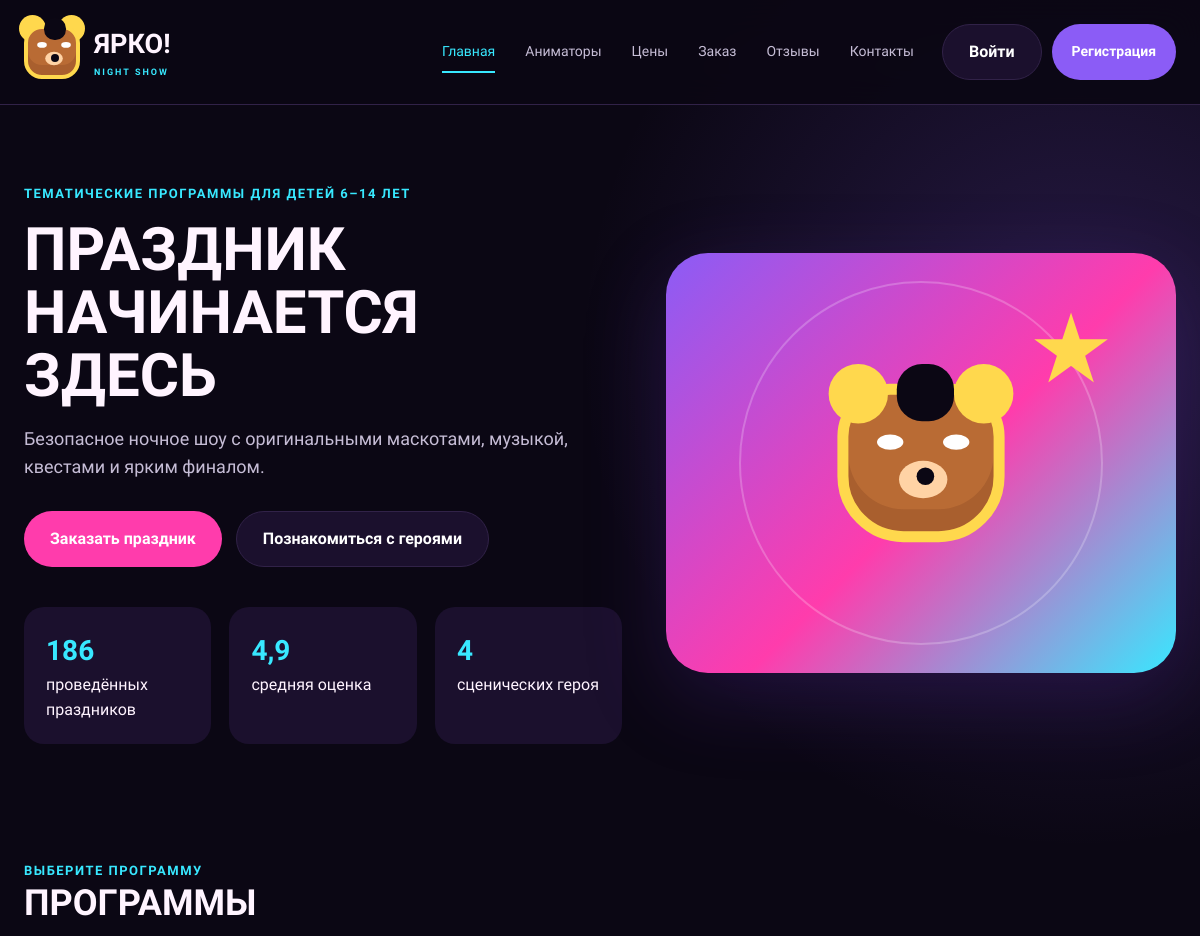
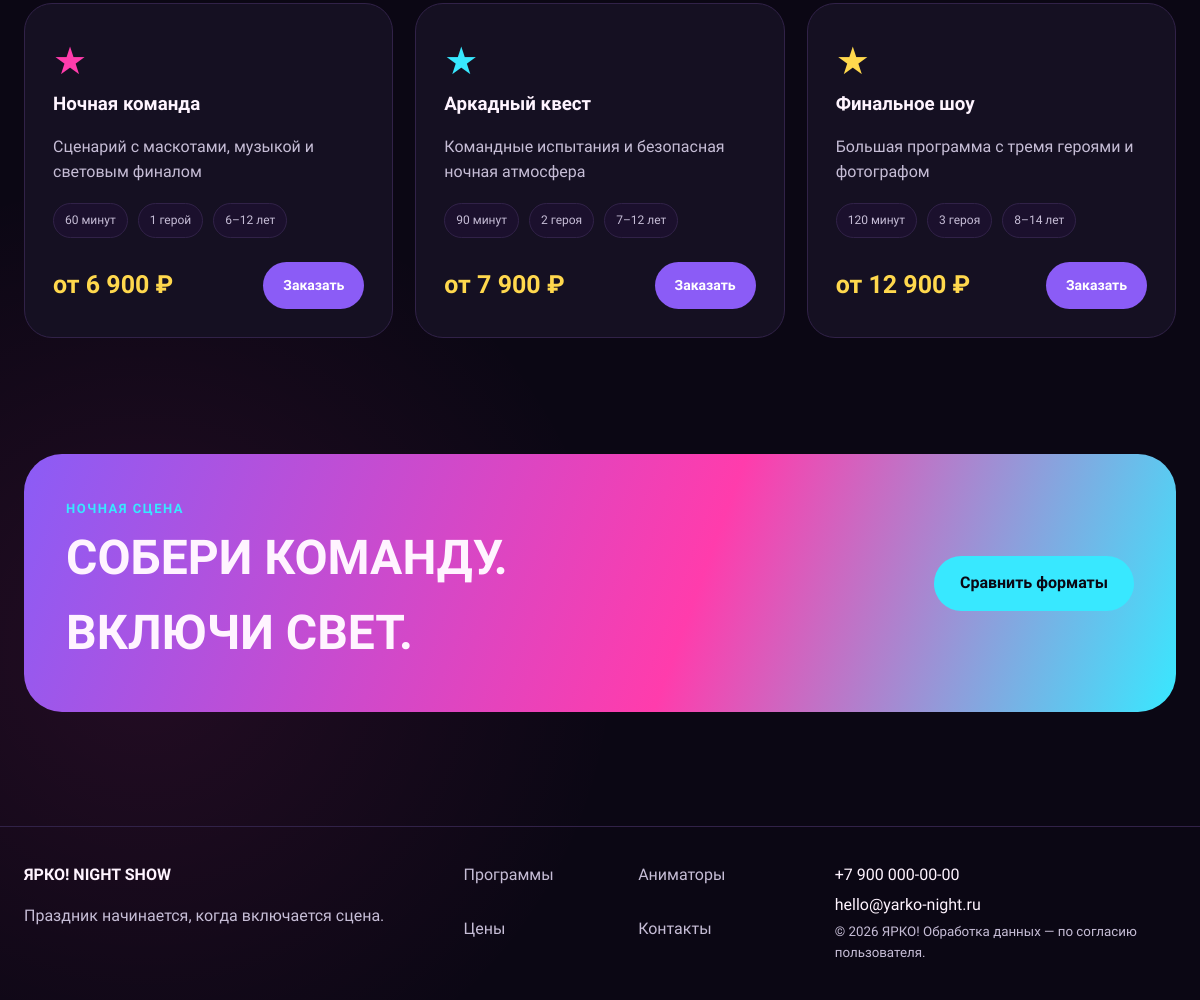
The page / on the database its author committed (2 pictures, top to bottom).
### tables this page shows
CREATE TABLE programs (
  id INT UNSIGNED AUTO_INCREMENT PRIMARY KEY,
  name VARCHAR(120) NOT NULL,
  slug VARCHAR(140) NOT NULL UNIQUE,
  summary VARCHAR(255) NOT NULL,
  description TEXT NOT NULL,
  age_group VARCHAR(40) NOT NULL,
  duration_minutes SMALLINT UNSIGNED NOT NULL,
  heroes_count TINYINT UNSIGNED NOT NULL,
  price DECIMAL(10,2) NOT NULL,
  accent ENUM('violet','pink','cyan','yellow') NOT NULL DEFAULT 'violet',
  is_active TINYINT(1) NOT NULL DEFAULT 1
);

### functions.php (called while the page is built, shortened)
<?php
function e(mixed $value): string
{
    return htmlspecialchars((string)$value, ENT_QUOTES | ENT_SUBSTITUTE, 'UTF-8');
}
function flashes(): array
{
    $items = $_SESSION['flash'] ?? [];
    return $items;
}
function programs(): array
{
    $pdo = db();
    if ($pdo) {
        return $pdo->query('SELECT * FROM programs WHERE is_active = 1 ORDER BY price')->fetchAll();
    }
    return [
        ['id'=>1,'name'=>'Ночная команда','summary'=>'Сценарий с маскотами, музыкой и световым финалом','age_group'=>'6–12 лет','duration_minutes'=>60,'heroes_count'=>1,'price'=>6900,'accent'=>'pink'],
        ['id'=>2,'name'=>'Аркадный квест','summary'=>'Командные испытания и безопасная ночная атмосфера','age_group'=>'7–12 лет','duration_minutes'=>90,'heroes_count'=>2,'price'=>7900,'accent'=>'cyan'],
        ['id'=>3,'name'=>'Финальное шоу','summary'=>'Большая программа с тремя героями и фотографом','age_group'=>'8–14 лет','duration_minutes'=>120,'heroes_count'=>3,'price'=>12900,'accent'=>'yellow'],
    ];
}
function format_price(float $price): string
{
    return number_format($price, 0, ',', ' ') . ' ₽';
}

### index.php (the view, shortened to what this page needs)
<?php
require_once __DIR__ . '/functions.php';
$pageTitle='Главная'; $active='home'; $items=programs();
require __DIR__ . '/partials/header.php';
?>
<section class="hero"><div class="container hero-grid">
    <div><span class="eyebrow">Тематические программы для детей 6–14 лет</span><h1 class="title">ПРАЗДНИК НАЧИНАЕТСЯ ЗДЕСЬ</h1><p class="lead">Безопасное ночное шоу с оригинальными маскотами, музыкой, квестами и ярким финалом.</p><div class="hero-actions"><a class="button button--pink" href="order.php">Заказать праздник</a><a class="button button--ghost" href="animators.php">Познакомиться с героями</a></div><div class="stats"><div class="stat"><b>186</b>проведённых праздников</div><div class="stat"><b>4,9</b>средняя оценка</div><div class="stat"><b>4</b>сценических героя</div></div></div>
    <div class="stage-card" aria-label="Фирменный маскот Фред на ночной сцене"><span class="stage-star">★</span><span class="bear accent-yellow" aria-hidden="true"><i></i></span></div>
</div></section>
<section class="section"><div class="container"><span class="eyebrow">Выберите программу</span><h2 class="section-title">ПРОГРАММЫ</h2><div class="card-grid">
<?php foreach($items as $item): ?><article class="card program-card accent-<?= e($item['accent']) ?>"><h3><?= e($item['name']) ?></h3><p><?= e($item['summary']) ?></p><div class="meta"><span class="tag"><?= e($item['duration_minutes']) ?> минут</span><span class="tag"><?= e($item['heroes_count']) ?> <?= (int)$item['heroes_count']===1?'герой':'героя' ?></span><span class="tag"><?= e($item['age_group']) ?></span></div><div class="card-actions"><span class="price">от <?= format_price((float)$item['price']) ?></span><a class="button button--small" href="order.php?program=<?= (int)$item['id'] ?>">Заказать</a></div></article><?php endforeach; ?>
</div></div></section>
<section class="section--compact"><div class="container banner"><div><span class="eyebrow">Ночная сцена</span><h2>СОБЕРИ КОМАНДУ.<br>ВКЛЮЧИ СВЕТ.</h2></div><a class="button button--cyan" href="prices.php">Сравнить форматы</a></div></section>
<?php require __DIR__ . '/partials/footer.php'; ?>

### assets/css/style.css (style rules this page uses)
:root { --bg:#0b0714;--surface:#151022;--surface2:#1b102d;--line:#312248;--white:#fff4ff;--muted:#c6bdd6;--violet:#8b5cf6;--pink:#ff3cac;--cyan:#38e8ff;--yellow:#ffd84d;--red:#ff4d6d;--radius:28px;--shadow:0 24px 80px rgba(82,40,150,.28) }
* { box-sizing:border-box }
html { scroll-behavior:smooth }
body { margin:0;background:var(--bg);color:var(--white);font-family:Onest,Arial,sans-serif;line-height:1.55;background-image:radial-gradient(circle at 90% 18%,rgba(139,92,246,.22),transparent 26%),radial-gradient(circle at 12% 82%,rgba(255,60,172,.10),transparent 25%) }
a { color:inherit;text-decoration:none }
.container { width:min(1320px,calc(100% - 48px));margin:auto }
.button { display:inline-flex;justify-content:center;align-items:center;border:0;border-radius:999px;padding:15px 26px;background:var(--violet);color:#fff;font-weight:700;cursor:pointer;transition:.2s transform,.2s filter }
.button--small { padding:13px 20px;font-size:14px }
.button--ghost { background:var(--surface2);border:1px solid var(--line) }
.button--pink { background:var(--pink) }
.button--cyan { background:var(--cyan);color:#0b0714 }
.section { padding:72px 0 }
.section--compact { padding:44px 0 }
.eyebrow { color:var(--cyan);font-weight:800;font-size:13px;text-transform:uppercase;letter-spacing:1.5px }
.title { font-family:Unbounded,sans-serif;font-size:clamp(36px,5vw,68px);line-height:1.05;margin:12px 0 18px }
.section-title { font-family:Unbounded,sans-serif;font-size:clamp(28px,3vw,44px);line-height:1.15;margin:0 0 14px }
.lead { font-size:18px;color:var(--muted);max-width:760px }
.hero { padding:76px 0 42px }
.hero-grid { display:grid;grid-template-columns:1.08fr .92fr;gap:44px;align-items:center }
.hero-actions { display:flex;gap:14px;margin-top:30px }
.stage-card { min-height:420px;border-radius:42px;background:linear-gradient(135deg,var(--violet),var(--pink) 54%,var(--cyan));position:relative;overflow:hidden;box-shadow:var(--shadow);display:flex;align-items:center;justify-content:center }
.stage-card:before { content:"";position:absolute;width:360px;height:360px;border:2px solid rgba(255,255,255,.22);border-radius:50% }
.stage-card .bear { transform:scale(2.2) }
.stage-star { position:absolute;right:62px;top:48px;color:var(--yellow);font-size:96px;line-height:1 }
.bear { --accent:var(--yellow);position:relative;width:76px;height:72px;border-radius:24px 24px 30px 30px;background:#b96b34;border:5px solid var(--accent);display:inline-block;box-shadow:inset 0 -10px rgba(75,30,15,.15) }
.bear:before,.bear:after { content:"";position:absolute;top:-14px;width:27px;height:27px;border-radius:50%;background:var(--accent);z-index:-1 }
.bear:before { left:-9px }
.bear:after { right:-9px }
.card-grid { display:grid;grid-template-columns:repeat(3,1fr);gap:22px }
.card { background:var(--surface);border:1px solid var(--line);border-radius:var(--radius);padding:28px;position:relative;overflow:hidden }
.card h2,.card h3 { font-family:Unbounded,sans-serif;margin:0 0 10px }
.card p { color:var(--muted) }
.price { font-family:Unbounded,sans-serif;color:var(--yellow);font-weight:800;font-size:25px }
.meta { display:flex;gap:10px;flex-wrap:wrap;margin:18px 0 }
.tag { background:var(--surface2);border:1px solid var(--line);border-radius:999px;padding:7px 11px;color:var(--muted);font-size:12px }
.accent-pink { --accent:var(--pink) }
.accent-cyan { --accent:var(--cyan) }
.accent-yellow { --accent:var(--yellow) }
.program-card:before { content:"★";color:var(--accent);font-size:38px }
.program-card .card-actions { display:flex;justify-content:space-between;align-items:center;margin-top:24px }
.stats { display:grid;grid-template-columns:repeat(3,1fr);gap:18px;margin-top:40px }
.stat { background:var(--surface2);padding:22px;border-radius:20px }
.stat b { font-family:Unbounded;font-size:28px;color:var(--cyan);display:block }
.banner { background:linear-gradient(110deg,var(--violet),var(--pink) 58%,var(--cyan));border-radius:38px;padding:42px;display:flex;align-items:center;justify-content:space-between;gap:30px }
.banner h2 { font-family:Unbounded;margin:0;font-size:clamp(28px,4vw,48px) }
html,body { overflow-x:hidden }

### rows shown on the page
programs: name "Ночная команда", summary "Сценарий с маскотами, музыкой и световым финалом", duration_minutes "60", heroes_count "1", shows "герой", age_group "6–12 лет", price "6 900 ₽"
programs: name "Аркадный квест", summary "Командные испытания и безопасная ночная атмосфера", duration_minutes "90", heroes_count "2", shows "героя", age_group "7–12 лет", price "7 900 ₽"
programs: name "Финальное шоу", summary "Большая программа с тремя героями и фотографом", duration_minutes "120", heroes_count "3", age_group "8–14 лет", price "12 900 ₽"
